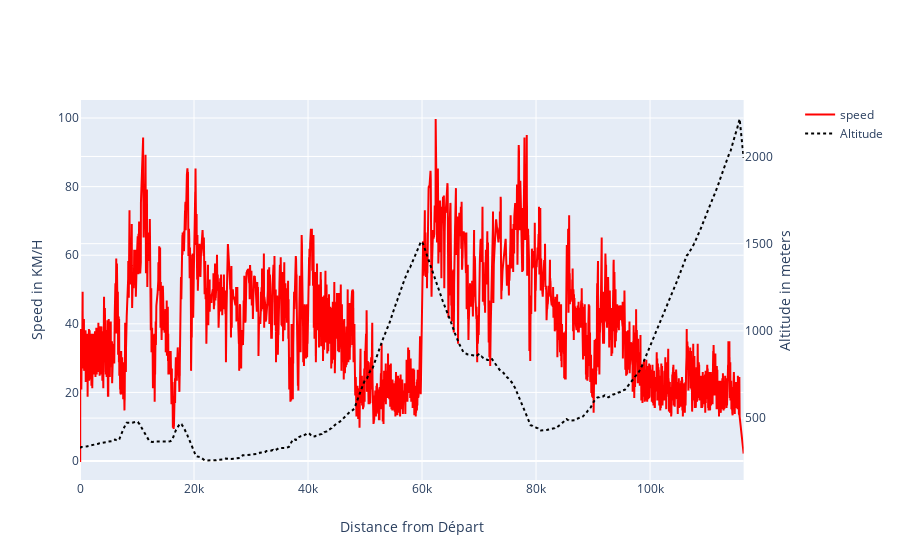

The notebook cell saved with this chart:
### Markdown cell above
Create an interactive plotly chart that shows both speed and altitude as a function of distance. This brings out the altitude contours for the stage (see that Col du Tourmalet) and shows the speed as Steven rides up and down the mountains.

### Code cell
from plotly.subplots import make_subplots
fig = make_subplots(specs=[[{"secondary_y": True}]])

fig.add_trace(
    go.Scatter(
        x=s['distance'],
        y=s['speed'],
        mode="lines",
        line=go.scatter.Line(color="red"), name='speed')
    , secondary_y=False
)
        
fig.add_trace(
    go.Scatter(
        x=s['distance'],
        y=s['altitude'],
        mode="lines",
        line=go.scatter.Line(color="black", dash="dot"), name='Altitude')
    , secondary_y=True
)

# Set x-axis title
fig.update_xaxes(title_text="Distance from Départ")

# Set y-axes titles
fig.update_yaxes(title_text="Speed in KM/H", secondary_y=False)
fig.update_yaxes(title_text="Altitude in meters", secondary_y=True)
fig.show()

### Figure 1 — Plotly figure (JSON) as saved in the notebook; plotly's stock layout.template omitted (floating-point values rounded to 4 significant figures; data arrays with more than 128 entries replaced by an {"elided": "..."} marker saying what was removed)
{"data": [{"line": {"color": "red"}, "mode": "lines", "name": "speed", "type": "scatter", "x": {"elided": "12144 float values"}, "xaxis": "x", "y": {"elided": "12144 float values"}, "yaxis": "y"}, {"line": {"color": "black", "dash": "dot"}, "mode": "lines", "name": "Altitude", "type": "scatter", "x": {"elided": "12144 float values"}, "xaxis": "x", "y": {"elided": "12144 float values"}, "yaxis": "y2"}], "layout": {"xaxis": {"anchor": "y", "domain": [0, 0.94], "title": {"text": "Distance from Départ"}}, "yaxis": {"anchor": "x", "domain": [0, 1], "title": {"text": "Speed in KM/H"}}, "yaxis2": {"anchor": "x", "overlaying": "y", "side": "right", "title": {"text": "Altitude in meters"}}}}
